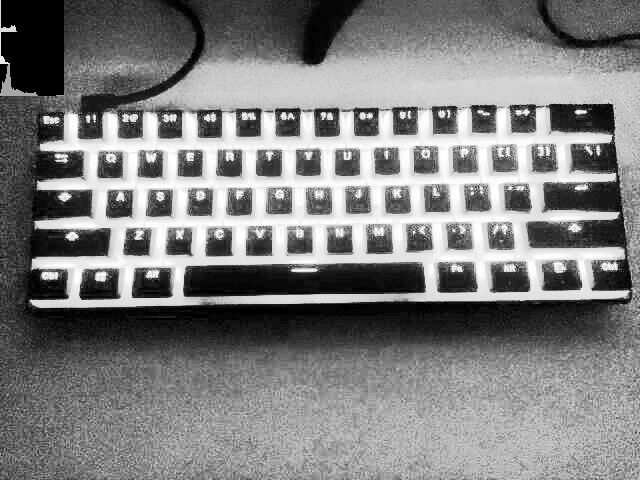
//> input picture src/exercises/3/equalized_image.png, 640 x 480 px, given in place of the camera
$ ./motion_detector   (built with g++ and OpenCV 4)
//> lines starting //> are read from the running program, lines starting //| are printed output that depends on the picture
#include <iostream>
#include <opencv2/imgproc.hpp>
#include <opencv2/opencv.hpp>
#include <unistd.h>

int main(int argc, char **argv) {
    cv::Mat image;
    int width, height;
    cv::VideoCapture cap;
    std::vector<cv::Mat> planes;
    cv::Mat histR, histG, histB;
    int nbins = 64;
    float range[] = {0, 255};
    const float *histrange = {range};
    bool uniform = true;
    bool acummulate = false;
    int key;
    int currentHistSum = 0, lastHistSum = 0;

    cap.open(0);

    if (!cap.isOpened()) {
        std::cout << "cameras indisponiveis";
        return -1;
    }

    cap.set(cv::CAP_PROP_FRAME_WIDTH, 640);
    cap.set(cv::CAP_PROP_FRAME_HEIGHT, 480);
    width = cap.get(cv::CAP_PROP_FRAME_WIDTH);
    height = cap.get(cv::CAP_PROP_FRAME_HEIGHT);

    std::cout << "largura = " << width << std::endl;
    std::cout << "altura  = " << height << std::endl;

    int histw = nbins, histh = nbins / 2;
    cv::Mat histImgR(histh, histw, CV_8UC3, cv::Scalar(0, 0, 0));
    cv::Mat histImgG(histh, histw, CV_8UC3, cv::Scalar(0, 0, 0));
    cv::Mat histImgB(histh, histw, CV_8UC3, cv::Scalar(0, 0, 0));
    cv::Mat lastHistImgR(histh, histw, CV_8UC3, cv::Scalar(0, 0, 0));

    while (1) {
        cap >> image;
//> image is the input picture: 480 rows x 640 cols, CV_8UC3; min 0, max 255, mean 126.8
        cv::split(image, planes);
        cv::calcHist(&planes[0], 1, 0, cv::Mat(), histB, 1, &nbins, &histrange,
                     uniform, acummulate);
//> histB = 64 values, max 12152 at index 23, min 0 at index 3, mean 4790.5
        cv::calcHist(&planes[1], 1, 0, cv::Mat(), histG, 1, &nbins, &histrange,
                     uniform, acummulate);
//> histG has the same summary as histB
        cv::calcHist(&planes[2], 1, 0, cv::Mat(), histR, 1, &nbins, &histrange,
                     uniform, acummulate);
//> histR has the same summary as histB

        cv::normalize(histR, histR, 0, histImgR.rows, cv::NORM_MINMAX, -1,
                      cv::Mat());
//> histR = 64 values, max 32 at index 23, min 0 at index 3, mean 12.61
        cv::normalize(histG, histG, 0, histImgG.rows, cv::NORM_MINMAX, -1,
                      cv::Mat());
//> histG has the same summary as histR
        cv::normalize(histB, histB, 0, histImgB.rows, cv::NORM_MINMAX, -1,
                      cv::Mat());
//> histB has the same summary as histR

        histImgR.setTo(cv::Scalar(0));
        histImgG.setTo(cv::Scalar(0));
        histImgB.setTo(cv::Scalar(0));

        for (int i = 0; i < nbins; i++) {
            cv::line(histImgR, cv::Point(i, histh),
                     cv::Point(i, histh - cvRound(histR.at<float>(i))),
                     cv::Scalar(0, 0, 255), 1, 8, 0);
            cv::line(histImgG, cv::Point(i, histh),
                     cv::Point(i, histh - cvRound(histG.at<float>(i))),
                     cv::Scalar(0, 255, 0), 1, 8, 0);
            cv::line(histImgB, cv::Point(i, histh),
                     cv::Point(i, histh - cvRound(histB.at<float>(i))),
                     cv::Scalar(255, 0, 0), 1, 8, 0);
        }
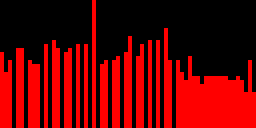
//> histImgR: 32 rows x 64 cols, CV_8UC3 (shown 4 times larger); mean B, G, R 0, 0, 100.9
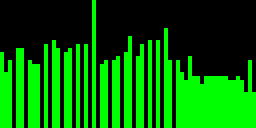
//> histImgG: 32 rows x 64 cols, CV_8UC3 (shown 4 times larger); mean B, G, R 0, 100.9, 0
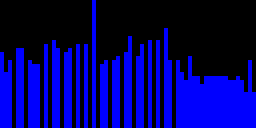
//> histImgB: 32 rows x 64 cols, CV_8UC3 (shown 4 times larger); mean B, G, R 100.9, 0, 0

        histImgR.copyTo(image(cv::Rect(0, 0, nbins, histh)));
        histImgG.copyTo(image(cv::Rect(0, histh, nbins, histh)));
        histImgB.copyTo(image(cv::Rect(0, 2 * histh, nbins, histh)));

        for (int i = 0; i < histh; i++) {
            for (int j = 0; j < histw; j++) {
                lastHistSum += lastHistImgR.at<uchar>(i, j);
                currentHistSum += histImgR.at<uchar>(i, j);
            }
        }
//> this loop made 32 passes
//> currentHistSum on passes 1 to 12: 0, 0, 0, 0, 0, 0, 0, 0, 0, 0, 255, 1020
//> after the loop, lastHistSum = 0; currentHistSum = 66810

        double comparationResult = abs(currentHistSum - lastHistSum);
//> comparationResult = 66810
        int detectionThreshold = 1000;
        cv::String status = comparationResult >= detectionThreshold
                                ? "Movement detected"
                                : "No movement";
//> status = "Movement detected"

        cv::putText(image, "Status: " + status, cv::Point(100, 30),
                    cv::FONT_HERSHEY_PLAIN, 2, cv::Scalar(250, 250, 250), 1,
                    cv::FILLED);
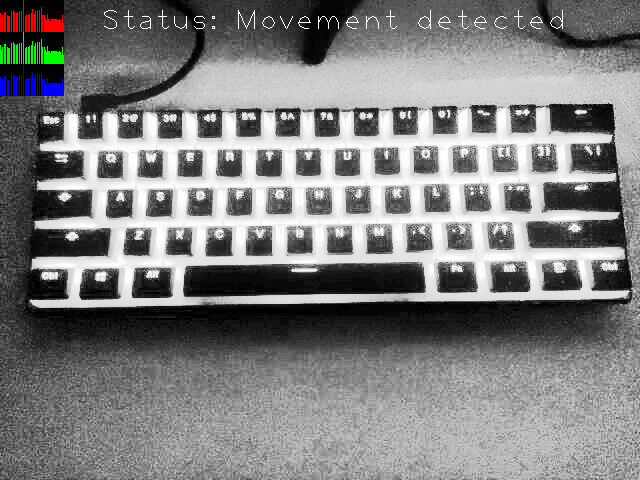
//> image: 480 rows x 640 cols, CV_8UC3; mean B, G, R 127.6, 127.6, 127.6

        cv::imshow("image", image);

        key = cv::waitKey(30);
//> the Esc key is pressed
        if (key == 27)
            break;

        lastHistImgR = histImgR.clone();
        currentHistSum = 0;
        lastHistSum = 0;
    }

    return 0;
}
